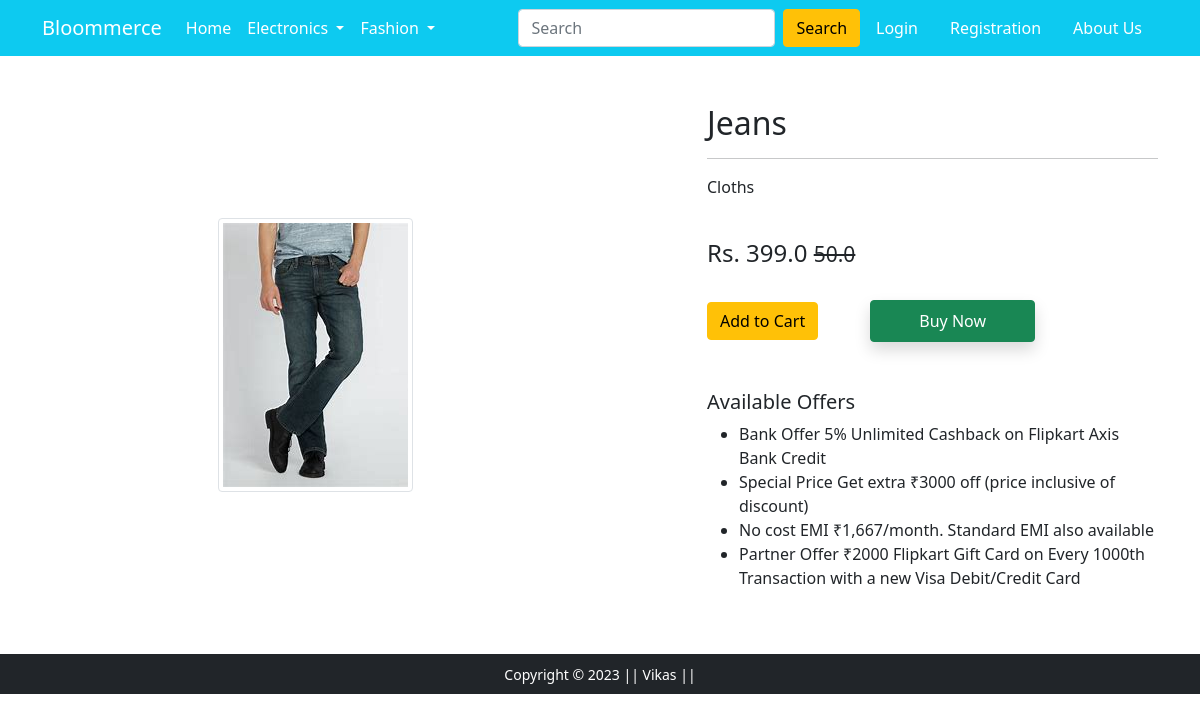
Page /product-detail/6/ on the committed database.
### app/models.py (models this page shows, shortened)
class Product(models.Model):
    user = models.ForeignKey(User, on_delete=models.CASCADE, null=True)
    title = models.CharField(max_length=100)
    price = models.FloatField()
    discount_price = models.FloatField()
    description = models.TextField()
    brand = models.CharField(max_length=100)
    category = models.CharField(choices=CATEGORY_CHOICES, max_length=30)
    product_image = models.ImageField(upload_to='productimg')

### app/views.py (the view)
# urls.py: path('product-detail/<int:pk>/', views.ProductDetailView.as_view(), name='product-detail'),
class ProductDetailView(View):
    def get(self, request, pk):
        total_item = 0
        try:
            products = Product.objects.get(pk=pk)
        except Product.DoesNotExist:
            return HttpResponse("Product not found")
        in_cart = Cart.objects.filter(product__id=pk).exists()
        if request.user.is_authenticated:
            total_item = len(Cart.objects.filter(user=request.user))
        context = {
            'products':products,
            'total_item':total_item,
            'in_cart':in_cart
        }
        return render(request, 'app/productdetail.html', context)

### app/templates/app/productdetail.html (shortened to what this page needs)
{% extends 'app/base.html' %}
{% load static %}
{% block main-content %}
<div class="container my-5">
 <div class="row">
  <div class="col-sm-6 text-center align-self-center">
   <img src="{{ products.product_image.url }}" alt="" class="img-fluid img-thumbnail">
  </div>
  <div class="col-sm-5 offset-sm-1">
   <h2>{{ products.title }}</h2>
   <hr>
   <p>{{ products.description }}</p> <br>
   <h4>Rs. {{products.price}} <small class="fw-light text-decoration-line-through">{{products.discount_price}}</small></h4> <br>
   {% if request.user.is_authenticated %}
        {% if products.id in request.user.cart.all %}
            <a href="{% url 'cart' %}" class="btn btn-primary shadow px-5 py-2">{{ products.title }} in Cart</a>
        {% else %}
            <form action="/add-to-cart" class="d-inline">
            <input type="hidden" name="prod_id" value="{{ products.id }}">
            <button type="submit" class="btn btn-primary shadow px-5 py-2">Add to Cart</button>
            </form>
        {% endif %}
    {% else %}
        <a href="{% url 'login' %}" class="btn btn-warning">Add to Cart</a>
    {% endif %}
    <form action="/add-to-cart" class="d-inline mx-5">
        <button type="submit" class="btn btn-success shadow px-5 py-2">Buy Now</button>
    </form>
   <h5 class="mt-5">Available Offers</h5>
   <ul>
    <li>Bank Offer 5% Unlimited Cashback on Flipkart Axis Bank Credit</li>
    <li>Special Price Get extra ₹3000 off (price inclusive of discount)</li>
    <li>No cost EMI ₹1,667/month. Standard EMI also available</li>
    <li>Partner Offer ₹2000 Flipkart Gift Card on Every 1000th Transaction with a new Visa Debit/Credit Card</li>
   </ul>
  </div>
 </div>
</div>
{% endblock main-content %}

### rows in the picture
Product: product_image (picture), title "Jeans", description "Cloths", price "399.0", discount_price "50.0"
